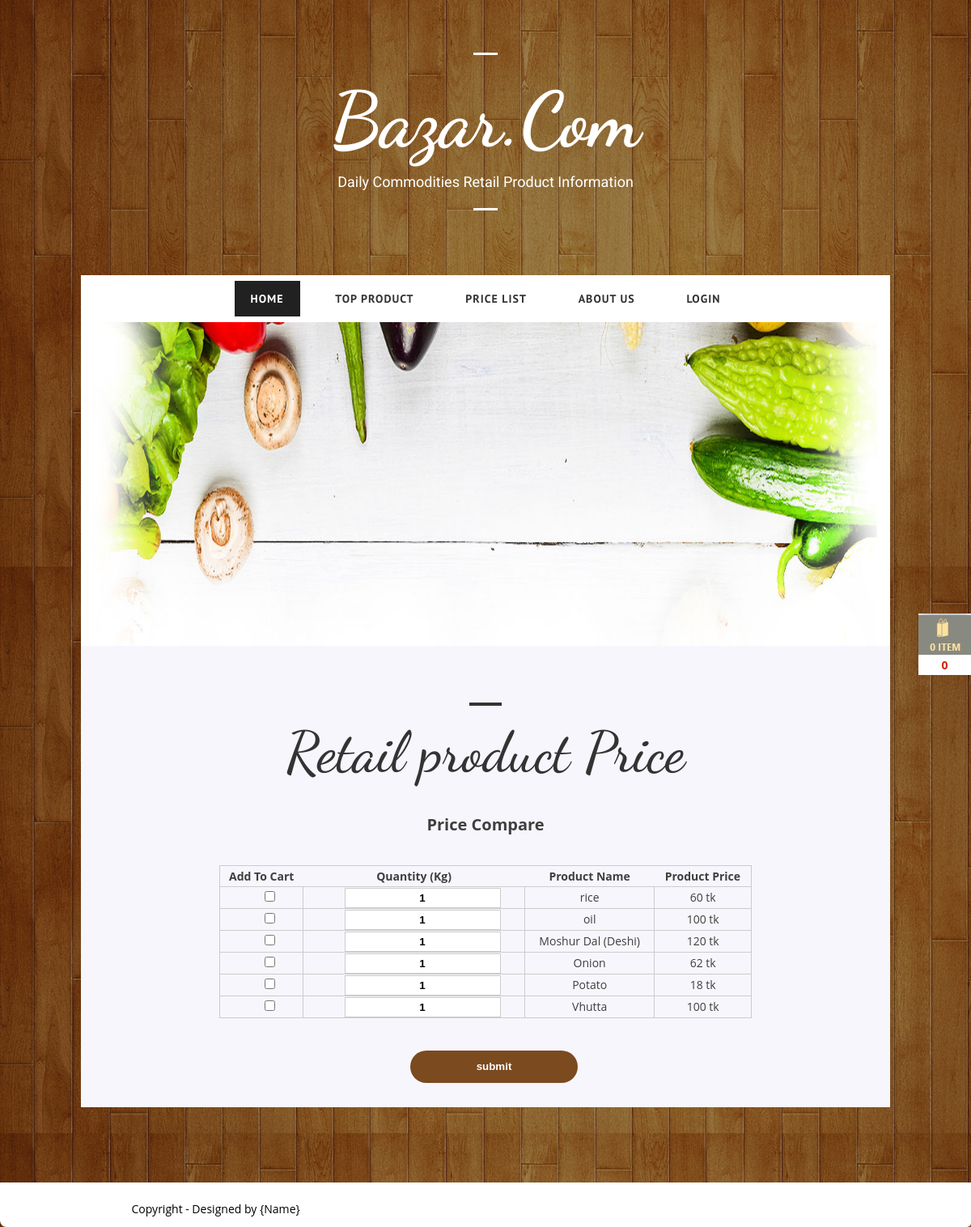
Page /product_price.php on the committed database.
### tables this page shows
CREATE TABLE `prduct` (
  `id` int(4) NOT NULL,
  `product_name` varchar(50) NOT NULL,
  `rajgangBazar_price` varchar(50) NOT NULL,
  `boardmarket_price` varchar(5) NOT NULL,
  `nimshar_price` varchar(5) NOT NULL
);

### product_price.php (the view)
<?php include("header.php"); ?>
		<section id="container">
			<div class="wrap-container clearfix">
				<div id="main-content">
					<div class="wrap-content zerogrid ">
					<section class="banner">
				<img src="images/landing_top_banner.jpg" alt="" />
				</section>
						<article class="background-gray">
							<div class="art-header">
								<hr class="line-2">
								<h2> Retail product Price</h2>
							</div>
						<div class="art-content">
							<div class="row">
							<?php
										include("inc/constant.php");
										$sql = "SELECT *  FROM prduct";
										$result = $conn->query($sql);
									?>
								<h3>Price Compare</h3>
								<form action="show.php" method="POST" id="cart-form">
								<table>
								<tr>
											<th>Add To Cart</th>
											<th>Quantity (Kg)</th>
											<th>Product Name</th>
											<th>Product Price</th>
										</tr>
							<?php if ($result->num_rows > 0) {
											while($row = $result->fetch_assoc()) {?>
											<tr>
											<td><input type="checkbox" class="cart" name="product[]" value="<?php echo $row["id"] ?>" /></td>
											<td><input type="text" name="qty[]" value="1" /></td>
											<td><?php echo $row["product_name"] ?></td>
											<td><?php echo $row["rajgangBazar_price"] ." tk" ?></td>
										</tr>
										<?php 	}
										} ?>
							</table>
							<input type="submit" class="sendButton" value="submit" />
							</form>
							</div>
						</div>
						</article>
					</div>
				</div>
			</div>
		</section>
		<hr class="line">
		<?php  include("footer.php");?>

### header.php (shortened to what this page needs)
<!DOCTYPE html>
<head>
  	<link rel="stylesheet" href="css/grid.css">
	<link rel="stylesheet" href="css/style.css">
	<link rel="stylesheet" href="css/menu.css">
</head>
<body>
<div class="wrap-body">
<section class="stickyHeader">
<div class="itemCount" >
<a href=""><img src="images/cart.jpg" alt="" /><div class="display">0
</div></a>
</div>
</section>
	<header class="zerogrid">
		<div class="logo">
			<hr class="line-1">
			<a href="#">Bazar.Com</a>
			<span>Daily Commodities Retail Product Information</span>
			<hr class="line-1">
		</div>
		<div id='cssmenu' class="align-center">
			<ul>
			   <li class="active"><a href='index.php'><span>Home</span></a></li>
			   <li><a href='product.php'><span>Top Product</span></a></li>
			  <li><a href='product_price.php'><span>Price List</span></a></li>
			  <li><a href='about.php'><span>About Us</span></a></li>
			    <li><a href='login.php'><span>Login</span></a>
			   </li>
			</ul>
		</div>
	</header>

### footer.php (shortened to what this page needs)
<footer>
			<div class="wrap-footer">
				<div class="zerogrid">
					<div class="row">
						<div class="col-1-3">
							<div class="wrap-col">
								<p>Copyright - Designed by {Name}</a></p>
							</div>
						</div>
					</div>
				</div>
			</div>
		</footer>
</div>
</body>
</html>

### css/grid.css (style rules this page uses)
.zerogrid { width: 1000px; position: relative; margin: 0 auto; padding: 0px; }
.zerogrid:after { content: "\0020"; display: block; height: 0; clear: both; visibility: hidden; }
.zerogrid .row:before,.row:after { content: '\0020'; display: block; overflow: hidden; visibility: hidden; width: 0; height: 0; }
.zerogrid .row:after { clear: both; }
.zerogrid .row { zoom: 1; }
.zerogrid .wrap-col { margin:10px; }
.zerogrid .col-1-2, .zerogrid .col-1-3, .zerogrid .col-2-3, .zerogrid .col-1-4, .zerogrid .col-2-4, .zerogrid .col-3-4, .zerogrid .col-1-5, .zerogrid .col-2-5, .zerogrid .col-3-5, .zerogrid .col-4-5, .zerogrid .col-1-6, .zerogrid .col-2-6, .zerogrid .col-3-6, .zerogrid .col-4-6, .zerogrid .col-5-6 { float:left; display: inline-block; }
.zerogrid .col-1-3,.zerogrid .col-1-3-fixed { width:33.33%; }

### css/style.css (style rules this page uses)
a,abbr,acronym,address,applet,article,aside,audio,b,blockquote,big,body,center,canvas,caption,cite,code,command,datalist,dd,del,details,dfn,dl,div,dt,em,embed,fieldset,figcaption,figure,font,footer,form,h1,h2,h3,h4,h5,h6,header,hgroup,html,i,iframe,img,ins,kbd,keygen,label,legend,li,meter,nav,object,ol,output,p,pre,progress,q,s,samp,section,small,span,source,strike,strong,sub,sup,table,tbody,tfoot,thead,th,tr,tdvideo,tt,u,ul,var { background:transparent;border:0 none;font-size:100%;margin:0;padding:0;border:0;outline:0;vertical-align:top; }
ol, ul { list-style:none; }
table, table td { padding:0;border:none;border-collapse:collapse; }
img { vertical-align:top; }
article, aside, audio, canvas, command, datalist, details, embed, figcaption, figure, footer, header, hgroup, keygen, meter, nav, output, progress, section, source, video { display:block; }
input, textarea { border:0; padding:0; margin:0; outline: 0; }
input, textarea, select { margin:0; padding:0px; }
* { -webkit-box-sizing: border-box; -moz-box-sizing: border-box; box-sizing: border-box; }
img { max-width:100%; height: auto;width: auto\9; }
a { color: #c82801;text-decoration: none;font-weight: bold; }
h1, h2 { font-size: 25px;line-height: 30px; }
h3, h4 { font-size: 20px;line-height: 20px; }
p { margin: 10px 0; }
.post:after, .post:before, article:after, article:before, section:after, section:before { clear: both; content: '\0020'; display: block; visibility: hidden; width: 0; height: 0; }
.clearfix:after, .clearfix:before { clear: both; content: '\0020'; display: block; visibility: hidden; width: 0; height: 0; }
hr { border: 0;height: 3px;margin: 20px auto; }
hr.line-1 { background: #fff;max-width: 30px; }
hr.line-2 { background: #333;max-width: 40px;height: 4px; }
html, body { width:100%; padding:0; margin:0; }
body { font: 14px/25px Arial, Helvetica, sans-serif;font-family: 'Open Sans', sans-serif;background: #F6F6F5 url("../images/bg.jpg") repeat 0 0; }
header { text-align: center; }
header .logo { color: #fff;padding: 45px 0 30px; }
header .logo a { font-family: 'Dancing Script', cursive;font-size: 95px;color: #fff;font-weight: bold;display: block;line-height: 1.3; }
header .logo span { font-family: 'Roboto', sans-serif;font-size: 18px; }
.background-gray { background:#F7F6FC; }
#main-content .wrap-content { padding: 0px 0 50px; }
article { background: #ffffff; color: #3F3F3F; padding: 10px;text-align: center; }
article:after, article:before { clear: both; content: '\0020'; display: block; visibility: hidden; width: 0; height: 0; }
article .art-header { padding: 40px 0 20px; }
article .art-header h2 { color: #333;font-family: 'Dancing Script', cursive;font-size: 70px;font-weight: 500;padding: 0;margin: 0; }
article .art-content { padding: 20px; }
article h2 { line-height: 1.1;font-size: 20px;margin: 0; }
footer { text-align: center; }
footer .wrap-footer { background-color: #fff; position:relative; border-bottom-right-radius:5px;border-bottom-left-radius:8px; }
footer p { margin-top: 20px; }
.banner img { width:100%; height:400px; }
table { width: 70%; margin: 40px auto; }
table, table td { border:1px solid #ccc; }
.stickyHeader { position: fixed; float: left; right: 0; top: 50%; background: #fff; text-align: center; font-weight: ; }
#cart-form input { padding: 6px; margin-left: 21px; max-height: 25px; border: 1px solid #ccc; color: #000; text-align: center; font-weight: bold; }
#cart-form .sendButton { cursor: pointer; border:none; background-color: #7B4A1F; -webkit-border-radius: 3px; -moz-border-radius: 3px; border-radius: 29px; width: 22%; color: #ffffff; padding: 8px; min-height: 40px; display: inline-block; }

### rows in the picture
prduct: product_name "rice", rajgangBazar_price "60"
prduct: product_name "oil", rajgangBazar_price "100"
prduct: product_name "Moshur Dal (Deshi)", rajgangBazar_price "120"
prduct: product_name "Onion", rajgangBazar_price "62"
prduct: product_name "Potato", rajgangBazar_price "18"
prduct: product_name "Vhutta", rajgangBazar_price "100"
